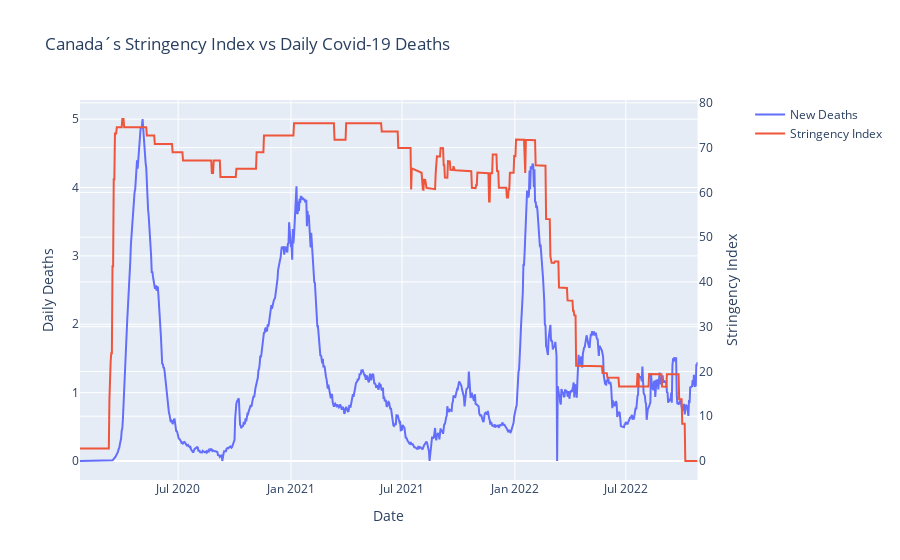

The code cell stored with this chart in its notebook:
### Markdown cell above
From the graphs above, we can see that...

### Code cell
# Comparing stringency index to new COVID-19 deaths in each country in NA:

for location in list(covid_data[covid_data['continent'] == 'North America']['location'].unique()):
    fig = make_subplots(specs=[[{"secondary_y": True}]])
    fig.add_trace(go.Scatter(x=covid_data[covid_data['location'] == location]["date"], 
                                y=covid_data[covid_data['location'] == location]['new_deaths_smoothed_per_million'], name="New Deaths"), secondary_y=False)

    fig.add_trace(go.Scatter(x=covid_data[covid_data['location'] == location]["date"], 
                                y=covid_data[covid_data['location'] == location]['stringency_index'], name="Stringency Index"), secondary_y=True)

    fig.update_layout(title_text=str(location)+"´s Stringency Index vs Daily Covid-19 Deaths")
    fig.update_xaxes(title_text="Date")
    fig.update_yaxes(title_text="Daily Deaths", secondary_y=False)
    fig.update_yaxes(title_text="Stringency Index", secondary_y=True)
    fig.show()

### Figure 1 — Plotly figure (JSON) as saved in the notebook; plotly's stock layout.template omitted (floating-point values rounded to 4 significant figures; data arrays with more than 128 entries replaced by an {"elided": "..."} marker saying what was removed)
{"data": [{"name": "New Deaths", "type": "scatter", "x": {"elided": "1008 str values"}, "xaxis": "x", "y": {"elided": "1008 float values"}, "yaxis": "y"}, {"name": "Stringency Index", "type": "scatter", "x": {"elided": "1008 str values"}, "xaxis": "x", "y": {"elided": "1008 float values"}, "yaxis": "y2"}], "layout": {"autosize": true, "title": {"text": "Canada´s Stringency Index vs Daily Covid-19 Deaths"}, "xaxis": {"anchor": "y", "autorange": true, "domain": [0, 0.94], "range": ["2020-01-23", "2022-10-26"], "title": {"text": "Date"}, "type": "date"}, "yaxis": {"anchor": "x", "autorange": true, "domain": [0, 1], "range": [-0.2779, 5.28], "title": {"text": "Daily Deaths"}, "type": "linear"}, "yaxis2": {"anchor": "x", "autorange": true, "overlaying": "y", "range": [-4.244, 80.63], "side": "right", "title": {"text": "Stringency Index"}, "type": "linear"}}}
